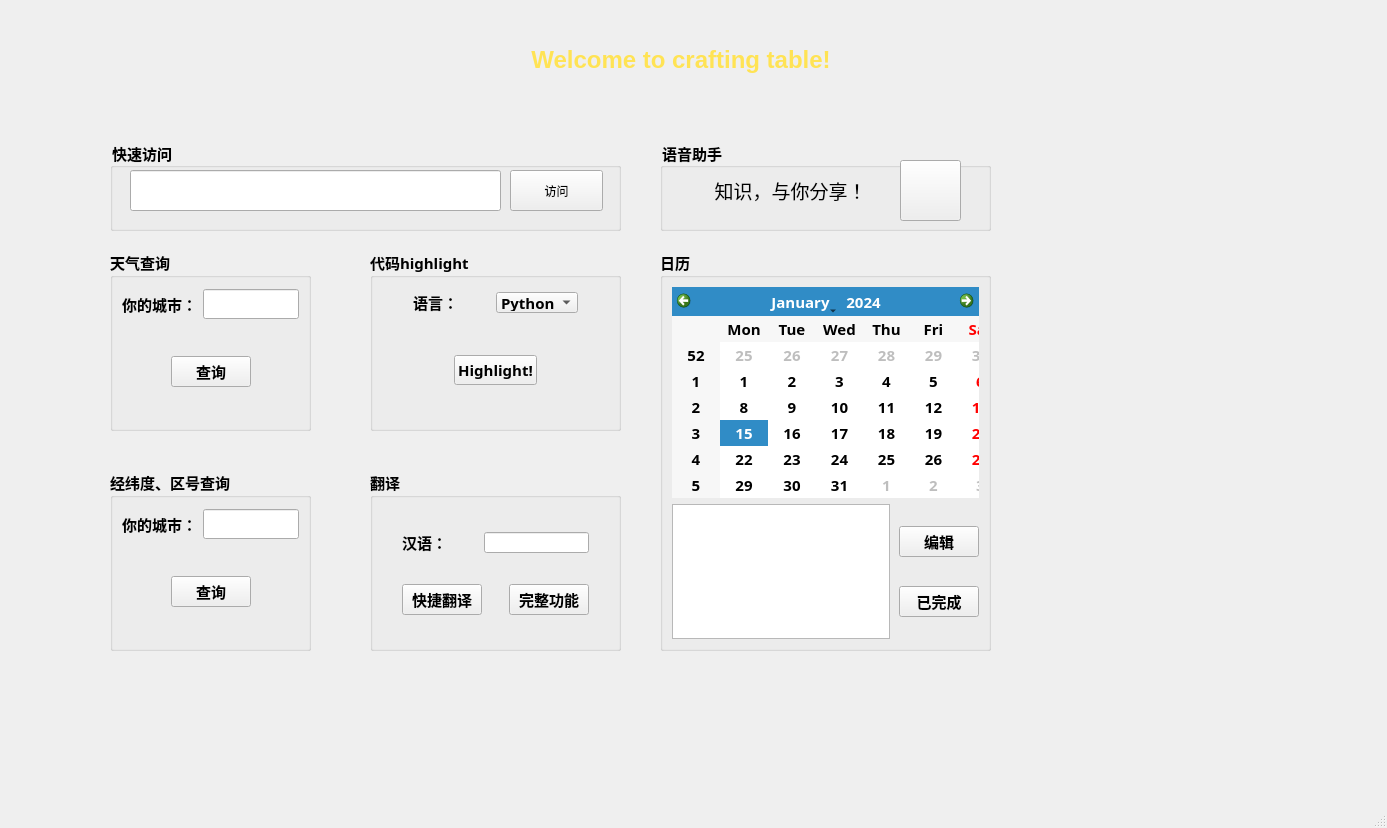
<?xml version="1.0" encoding="UTF-8"?>
<ui version="4.0">
 <class>MainWindow</class>
 <widget class="QMainWindow" name="MainWindow">
  <property name="geometry">
   <rect>
    <x>0</x>
    <y>0</y>
    <width>1387</width>
    <height>828</height>
   </rect>
  </property>
  <property name="windowTitle">
   <string>MainWindow</string>
  </property>
  <property name="styleSheet">
   <string notr="true">#MainWindow{border-image: url(:/t1_background/b2.jpg)}
</string>
  </property>
  <widget class="QWidget" name="centralwidget">
   <widget class="QGroupBox" name="groupBox">
    <property name="enabled">
     <bool>true</bool>
    </property>
    <property name="geometry">
     <rect>
      <x>110</x>
      <y>250</y>
      <width>201</width>
      <height>181</height>
     </rect>
    </property>
    <property name="font">
     <font>
      <family>华文仿宋</family>
      <pointsize>11</pointsize>
      <weight>75</weight>
      <bold>true</bold>
     </font>
    </property>
    <property name="styleSheet">
     <string notr="true"/>
    </property>
    <property name="title">
     <string>天气查询</string>
    </property>
    <layout class="QVBoxLayout" name="verticalLayout_2">
     <item>
      <spacer name="verticalSpacer_2">
       <property name="orientation">
        <enum>Qt::Vertical</enum>
       </property>
       <property name="sizeHint" stdset="0">
        <size>
         <width>20</width>
         <height>10</height>
        </size>
       </property>
      </spacer>
     </item>
     <item>
      <layout class="QHBoxLayout" name="horizontalLayout_5">
       <item>
        <spacer name="horizontalSpacer_6">
         <property name="orientation">
          <enum>Qt::Horizontal</enum>
         </property>
         <property name="sizeHint" stdset="0">
          <size>
           <width>40</width>
           <height>20</height>
          </size>
         </property>
        </spacer>
       </item>
       <item>
        <layout class="QVBoxLayout" name="verticalLayout">
         <item>
          <layout class="QHBoxLayout" name="horizontalLayout_3">
           <item>
            <widget class="QLabel" name="label_2">
             <property name="text">
              <string>你的城市：</string>
             </property>
            </widget>
           </item>
           <item>
            <spacer name="horizontalSpacer_3">
             <property name="orientation">
              <enum>Qt::Horizontal</enum>
             </property>
             <property name="sizeHint" stdset="0">
              <size>
               <width>40</width>
               <height>20</height>
              </size>
             </property>
            </spacer>
           </item>
           <item>
            <widget class="QLineEdit" name="weatherEdit">
             <property name="styleSheet">
              <string notr="true">color: rgb(0, 0, 0);</string>
             </property>
             <property name="text">
              <string/>
             </property>
            </widget>
           </item>
          </layout>
         </item>
         <item>
          <spacer name="verticalSpacer">
           <property name="orientation">
            <enum>Qt::Vertical</enum>
           </property>
           <property name="sizeHint" stdset="0">
            <size>
             <width>20</width>
             <height>40</height>
            </size>
           </property>
          </spacer>
         </item>
         <item>
          <layout class="QHBoxLayout" name="horizontalLayout_4">
           <item>
            <spacer name="horizontalSpacer_4">
             <property name="orientation">
              <enum>Qt::Horizontal</enum>
             </property>
             <property name="sizeHint" stdset="0">
              <size>
               <width>40</width>
               <height>20</height>
              </size>
             </property>
            </spacer>
           </item>
           <item>
            <widget class="QPushButton" name="pushButton">
             <property name="styleSheet">
              <string notr="true">color: rgb(0, 0, 0);</string>
             </property>
             <property name="text">
              <string>查询</string>
             </property>
            </widget>
           </item>
           <item>
            <spacer name="horizontalSpacer_5">
             <property name="orientation">
              <enum>Qt::Horizontal</enum>
             </property>
             <property name="sizeHint" stdset="0">
              <size>
               <width>40</width>
               <height>20</height>
              </size>
             </property>
            </spacer>
           </item>
          </layout>
         </item>
        </layout>
       </item>
       <item>
        <spacer name="horizontalSpacer_7">
         <property name="orientation">
          <enum>Qt::Horizontal</enum>
         </property>
         <property name="sizeHint" stdset="0">
          <size>
           <width>40</width>
           <height>20</height>
          </size>
         </property>
        </spacer>
       </item>
      </layout>
     </item>
     <item>
      <spacer name="verticalSpacer_3">
       <property name="orientation">
        <enum>Qt::Vertical</enum>
       </property>
       <property name="sizeHint" stdset="0">
        <size>
         <width>20</width>
         <height>40</height>
        </size>
       </property>
      </spacer>
     </item>
    </layout>
   </widget>
   <widget class="QGroupBox" name="groupBox_2">
    <property name="geometry">
     <rect>
      <x>110</x>
      <y>470</y>
      <width>201</width>
      <height>181</height>
     </rect>
    </property>
    <property name="font">
     <font>
      <family>华文仿宋</family>
      <pointsize>11</pointsize>
      <weight>75</weight>
      <bold>true</bold>
     </font>
    </property>
    <property name="styleSheet">
     <string notr="true"/>
    </property>
    <property name="title">
     <string>经纬度、区号查询</string>
    </property>
    <layout class="QVBoxLayout" name="verticalLayout_3">
     <item>
      <spacer name="verticalSpacer_5">
       <property name="orientation">
        <enum>Qt::Vertical</enum>
       </property>
       <property name="sizeHint" stdset="0">
        <size>
         <width>20</width>
         <height>10</height>
        </size>
       </property>
      </spacer>
     </item>
     <item>
      <layout class="QHBoxLayout" name="horizontalLayout_6">
       <item>
        <spacer name="horizontalSpacer_9">
         <property name="orientation">
          <enum>Qt::Horizontal</enum>
         </property>
         <property name="sizeHint" stdset="0">
          <size>
           <width>40</width>
           <height>20</height>
          </size>
         </property>
        </spacer>
       </item>
       <item>
        <layout class="QVBoxLayout" name="verticalLayout_4">
         <item>
          <layout class="QHBoxLayout" name="horizontalLayout_7">
           <item>
            <widget class="QLabel" name="label_3">
             <property name="text">
              <string>你的城市：</string>
             </property>
            </widget>
           </item>
           <item>
            <spacer name="horizontalSpacer_10">
             <property name="orientation">
              <enum>Qt::Horizontal</enum>
             </property>
             <property name="sizeHint" stdset="0">
              <size>
               <width>40</width>
               <height>20</height>
              </size>
             </property>
            </spacer>
           </item>
           <item>
            <widget class="QLineEdit" name="lineEdit_2">
             <property name="styleSheet">
              <string notr="true">color: rgb(0, 0, 0);</string>
             </property>
             <property name="text">
              <string/>
             </property>
            </widget>
           </item>
          </layout>
         </item>
         <item>
          <spacer name="verticalSpacer_6">
           <property name="orientation">
            <enum>Qt::Vertical</enum>
           </property>
           <property name="sizeHint" stdset="0">
            <size>
             <width>20</width>
             <height>40</height>
            </size>
           </property>
          </spacer>
         </item>
         <item>
          <layout class="QHBoxLayout" name="horizontalLayout_8">
           <item>
            <spacer name="horizontalSpacer_11">
             <property name="orientation">
              <enum>Qt::Horizontal</enum>
             </property>
             <property name="sizeHint" stdset="0">
              <size>
               <width>40</width>
               <height>20</height>
              </size>
             </property>
            </spacer>
           </item>
           <item>
            <widget class="QPushButton" name="pushButton_2">
             <property name="styleSheet">
              <string notr="true">color: rgb(0, 0, 0);</string>
             </property>
             <property name="text">
              <string>查询</string>
             </property>
            </widget>
           </item>
           <item>
            <spacer name="horizontalSpacer_12">
             <property name="orientation">
              <enum>Qt::Horizontal</enum>
             </property>
             <property name="sizeHint" stdset="0">
              <size>
               <width>40</width>
               <height>20</height>
              </size>
             </property>
            </spacer>
           </item>
          </layout>
         </item>
        </layout>
       </item>
       <item>
        <spacer name="horizontalSpacer_13">
         <property name="orientation">
          <enum>Qt::Horizontal</enum>
         </property>
         <property name="sizeHint" stdset="0">
          <size>
           <width>40</width>
           <height>20</height>
          </size>
         </property>
        </spacer>
       </item>
      </layout>
     </item>
     <item>
      <spacer name="verticalSpacer_7">
       <property name="orientation">
        <enum>Qt::Vertical</enum>
       </property>
       <property name="sizeHint" stdset="0">
        <size>
         <width>20</width>
         <height>40</height>
        </size>
       </property>
      </spacer>
     </item>
    </layout>
   </widget>
   <widget class="QGroupBox" name="groupBox_3">
    <property name="geometry">
     <rect>
      <x>370</x>
      <y>250</y>
      <width>251</width>
      <height>181</height>
     </rect>
    </property>
    <property name="font">
     <font>
      <family>华文仿宋</family>
      <pointsize>11</pointsize>
      <weight>75</weight>
      <bold>true</bold>
     </font>
    </property>
    <property name="styleSheet">
     <string notr="true"/>
    </property>
    <property name="title">
     <string>代码highlight</string>
    </property>
    <layout class="QVBoxLayout" name="verticalLayout_5">
     <item>
      <spacer name="verticalSpacer_8">
       <property name="orientation">
        <enum>Qt::Vertical</enum>
       </property>
       <property name="sizeHint" stdset="0">
        <size>
         <width>20</width>
         <height>10</height>
        </size>
       </property>
      </spacer>
     </item>
     <item>
      <layout class="QHBoxLayout" name="horizontalLayout_9">
       <item>
        <spacer name="horizontalSpacer_14">
         <property name="orientation">
          <enum>Qt::Horizontal</enum>
         </property>
         <property name="sizeHint" stdset="0">
          <size>
           <width>40</width>
           <height>20</height>
          </size>
         </property>
        </spacer>
       </item>
       <item>
        <layout class="QVBoxLayout" name="verticalLayout_6">
         <item>
          <layout class="QHBoxLayout" name="horizontalLayout_10">
           <item>
            <widget class="QLabel" name="label_4">
             <property name="text">
              <string>语言：</string>
             </property>
            </widget>
           </item>
           <item>
            <spacer name="horizontalSpacer_15">
             <property name="orientation">
              <enum>Qt::Horizontal</enum>
             </property>
             <property name="sizeHint" stdset="0">
              <size>
               <width>40</width>
               <height>20</height>
              </size>
             </property>
            </spacer>
           </item>
           <item>
            <widget class="QComboBox" name="comboBox">
             <property name="maximumSize">
              <size>
               <width>141</width>
               <height>21</height>
              </size>
             </property>
             <property name="styleSheet">
              <string notr="true">color: rgb(0, 0, 0);</string>
             </property>
             <item>
              <property name="text">
               <string>Python</string>
              </property>
             </item>
             <item>
              <property name="text">
               <string>Java</string>
              </property>
             </item>
             <item>
              <property name="text">
               <string>C++</string>
              </property>
             </item>
             <item>
              <property name="text">
               <string>Html</string>
              </property>
             </item>
            </widget>
           </item>
          </layout>
         </item>
         <item>
          <spacer name="verticalSpacer_9">
           <property name="orientation">
            <enum>Qt::Vertical</enum>
           </property>
           <property name="sizeHint" stdset="0">
            <size>
             <width>20</width>
             <height>40</height>
            </size>
           </property>
          </spacer>
         </item>
         <item>
          <layout class="QHBoxLayout" name="horizontalLayout_11">
           <item>
            <spacer name="horizontalSpacer_16">
             <property name="orientation">
              <enum>Qt::Horizontal</enum>
             </property>
             <property name="sizeHint" stdset="0">
              <size>
               <width>40</width>
               <height>20</height>
              </size>
             </property>
            </spacer>
           </item>
           <item>
            <widget class="QPushButton" name="pushButton_3">
             <property name="styleSheet">
              <string notr="true">color: rgb(0, 0, 0);</string>
             </property>
             <property name="text">
              <string>Highlight!</string>
             </property>
            </widget>
           </item>
           <item>
            <spacer name="horizontalSpacer_17">
             <property name="orientation">
              <enum>Qt::Horizontal</enum>
             </property>
             <property name="sizeHint" stdset="0">
              <size>
               <width>40</width>
               <height>20</height>
              </size>
             </property>
            </spacer>
           </item>
          </layout>
         </item>
        </layout>
       </item>
       <item>
        <spacer name="horizontalSpacer_18">
         <property name="orientation">
          <enum>Qt::Horizontal</enum>
         </property>
         <property name="sizeHint" stdset="0">
          <size>
           <width>40</width>
           <height>20</height>
          </size>
         </property>
        </spacer>
       </item>
      </layout>
     </item>
     <item>
      <spacer name="verticalSpacer_10">
       <property name="orientation">
        <enum>Qt::Vertical</enum>
       </property>
       <property name="sizeHint" stdset="0">
        <size>
         <width>20</width>
         <height>40</height>
        </size>
       </property>
      </spacer>
     </item>
    </layout>
   </widget>
   <widget class="QWidget" name="layoutWidget">
    <property name="geometry">
     <rect>
      <x>80</x>
      <y>10</y>
      <width>1201</width>
      <height>101</height>
     </rect>
    </property>
    <layout class="QHBoxLayout" name="horizontalLayout">
     <item>
      <spacer name="horizontalSpacer">
       <property name="orientation">
        <enum>Qt::Horizontal</enum>
       </property>
       <property name="sizeHint" stdset="0">
        <size>
         <width>40</width>
         <height>20</height>
        </size>
       </property>
      </spacer>
     </item>
     <item>
      <widget class="QLabel" name="label">
       <property name="text">
        <string>&lt;html&gt;&lt;head/&gt;&lt;body&gt;&lt;p align=&quot;center&quot;&gt;&lt;span style=&quot; font-size:18pt; font-weight:600; color:#ffe354;&quot;&gt;Welcome to crafting table!&lt;/span&gt;&lt;/p&gt;&lt;/body&gt;&lt;/html&gt;</string>
       </property>
       <property name="alignment">
        <set>Qt::AlignCenter</set>
       </property>
      </widget>
     </item>
     <item>
      <spacer name="horizontalSpacer_2">
       <property name="orientation">
        <enum>Qt::Horizontal</enum>
       </property>
       <property name="sizeHint" stdset="0">
        <size>
         <width>40</width>
         <height>20</height>
        </size>
       </property>
      </spacer>
     </item>
    </layout>
   </widget>
   <widget class="QGroupBox" name="groupBox_4">
    <property name="geometry">
     <rect>
      <x>370</x>
      <y>470</y>
      <width>251</width>
      <height>181</height>
     </rect>
    </property>
    <property name="font">
     <font>
      <family>华文仿宋</family>
      <pointsize>11</pointsize>
      <weight>75</weight>
      <bold>true</bold>
     </font>
    </property>
    <property name="styleSheet">
     <string notr="true"/>
    </property>
    <property name="title">
     <string>翻译</string>
    </property>
    <layout class="QVBoxLayout" name="verticalLayout_8">
     <item>
      <spacer name="verticalSpacer_11">
       <property name="orientation">
        <enum>Qt::Vertical</enum>
       </property>
       <property name="sizeHint" stdset="0">
        <size>
         <width>20</width>
         <height>3</height>
        </size>
       </property>
      </spacer>
     </item>
     <item>
      <layout class="QHBoxLayout" name="horizontalLayout_13">
       <item>
        <spacer name="horizontalSpacer_20">
         <property name="orientation">
          <enum>Qt::Horizontal</enum>
         </property>
         <property name="sizeHint" stdset="0">
          <size>
           <width>40</width>
           <height>20</height>
          </size>
         </property>
        </spacer>
       </item>
       <item>
        <layout class="QVBoxLayout" name="verticalLayout_7">
         <item>
          <spacer name="verticalSpacer_19">
           <property name="orientation">
            <enum>Qt::Vertical</enum>
           </property>
           <property name="sizeHint" stdset="0">
            <size>
             <width>20</width>
             <height>40</height>
            </size>
           </property>
          </spacer>
         </item>
         <item>
          <layout class="QHBoxLayout" name="horizontalLayout_2">
           <item>
            <widget class="QLabel" name="label_5">
             <property name="text">
              <string>汉语：</string>
             </property>
            </widget>
           </item>
           <item>
            <spacer name="horizontalSpacer_8">
             <property name="orientation">
              <enum>Qt::Horizontal</enum>
             </property>
             <property name="sizeHint" stdset="0">
              <size>
               <width>40</width>
               <height>20</height>
              </size>
             </property>
            </spacer>
           </item>
           <item>
            <widget class="QLineEdit" name="lineEdit_3">
             <property name="maximumSize">
              <size>
               <width>113</width>
               <height>21</height>
              </size>
             </property>
            </widget>
           </item>
          </layout>
         </item>
         <item>
          <spacer name="verticalSpacer_4">
           <property name="orientation">
            <enum>Qt::Vertical</enum>
           </property>
           <property name="sizeHint" stdset="0">
            <size>
             <width>20</width>
             <height>40</height>
            </size>
           </property>
          </spacer>
         </item>
         <item>
          <layout class="QHBoxLayout" name="horizontalLayout_12">
           <item>
            <widget class="QPushButton" name="pushButton_4">
             <property name="maximumSize">
              <size>
               <width>93</width>
               <height>16777215</height>
              </size>
             </property>
             <property name="styleSheet">
              <string notr="true">color: rgb(0, 0, 0);</string>
             </property>
             <property name="text">
              <string>快捷翻译</string>
             </property>
            </widget>
           </item>
           <item>
            <spacer name="horizontalSpacer_19">
             <property name="orientation">
              <enum>Qt::Horizontal</enum>
             </property>
             <property name="sizeHint" stdset="0">
              <size>
               <width>40</width>
               <height>20</height>
              </size>
             </property>
            </spacer>
           </item>
           <item>
            <widget class="QPushButton" name="pushButton_5">
             <property name="styleSheet">
              <string notr="true">color: rgb(0, 0, 0);</string>
             </property>
             <property name="text">
              <string>完整功能</string>
             </property>
            </widget>
           </item>
          </layout>
         </item>
         <item>
          <spacer name="verticalSpacer_20">
           <property name="orientation">
            <enum>Qt::Vertical</enum>
           </property>
           <property name="sizeHint" stdset="0">
            <size>
             <width>20</width>
             <height>40</height>
            </size>
           </property>
          </spacer>
         </item>
        </layout>
       </item>
       <item>
        <spacer name="horizontalSpacer_21">
         <property name="orientation">
          <enum>Qt::Horizontal</enum>
         </property>
         <property name="sizeHint" stdset="0">
          <size>
           <width>40</width>
           <height>20</height>
          </size>
         </property>
        </spacer>
       </item>
      </layout>
     </item>
     <item>
      <spacer name="verticalSpacer_12">
       <property name="orientation">
        <enum>Qt::Vertical</enum>
       </property>
       <property name="sizeHint" stdset="0">
        <size>
         <width>20</width>
         <height>3</height>
        </size>
       </property>
      </spacer>
     </item>
    </layout>
   </widget>
   <widget class="QGroupBox" name="groupBox_5">
    <property name="geometry">
     <rect>
      <x>660</x>
      <y>250</y>
      <width>331</width>
      <height>401</height>
     </rect>
    </property>
    <property name="font">
     <font>
      <family>华文仿宋</family>
      <pointsize>11</pointsize>
      <weight>75</weight>
      <bold>true</bold>
     </font>
    </property>
    <property name="styleSheet">
     <string notr="true"/>
    </property>
    <property name="title">
     <string>日历</string>
    </property>
    <layout class="QHBoxLayout" name="horizontalLayout_15">
     <item>
      <spacer name="horizontalSpacer_23">
       <property name="orientation">
        <enum>Qt::Horizontal</enum>
       </property>
       <property name="sizeHint" stdset="0">
        <size>
         <width>3</width>
         <height>20</height>
        </size>
       </property>
      </spacer>
     </item>
     <item>
      <layout class="QVBoxLayout" name="verticalLayout_10">
       <item>
        <spacer name="verticalSpacer_17">
         <property name="orientation">
          <enum>Qt::Vertical</enum>
         </property>
         <property name="sizeHint" stdset="0">
          <size>
           <width>20</width>
           <height>40</height>
          </size>
         </property>
        </spacer>
       </item>
       <item>
        <widget class="QCalendarWidget" name="calendarWidget">
         <property name="styleSheet">
          <string notr="true"/>
         </property>
        </widget>
       </item>
       <item>
        <spacer name="verticalSpacer_16">
         <property name="orientation">
          <enum>Qt::Vertical</enum>
         </property>
         <property name="sizeHint" stdset="0">
          <size>
           <width>20</width>
           <height>40</height>
          </size>
         </property>
        </spacer>
       </item>
       <item>
        <layout class="QHBoxLayout" name="horizontalLayout_14">
         <item>
          <widget class="QListView" name="listView">
           <property name="styleSheet">
            <string notr="true">color:rgb(0, 0, 0);</string>
           </property>
          </widget>
         </item>
         <item>
          <spacer name="horizontalSpacer_22">
           <property name="orientation">
            <enum>Qt::Horizontal</enum>
           </property>
           <property name="sizeHint" stdset="0">
            <size>
             <width>40</width>
             <height>20</height>
            </size>
           </property>
          </spacer>
         </item>
         <item>
          <layout class="QVBoxLayout" name="verticalLayout_9">
           <item>
            <spacer name="verticalSpacer_13">
             <property name="orientation">
              <enum>Qt::Vertical</enum>
             </property>
             <property name="sizeHint" stdset="0">
              <size>
               <width>20</width>
               <height>40</height>
              </size>
             </property>
            </spacer>
           </item>
           <item>
            <widget class="QPushButton" name="pushButton_6">
             <property name="styleSheet">
              <string notr="true">color:rgb(0, 0, 0);</string>
             </property>
             <property name="text">
              <string>编辑</string>
             </property>
            </widget>
           </item>
           <item>
            <spacer name="verticalSpacer_14">
             <property name="orientation">
              <enum>Qt::Vertical</enum>
             </property>
             <property name="sizeHint" stdset="0">
              <size>
               <width>20</width>
               <height>40</height>
              </size>
             </property>
            </spacer>
           </item>
           <item>
            <widget class="QPushButton" name="pushButton_7">
             <property name="styleSheet">
              <string notr="true">color:rgb(0, 0, 0);</string>
             </property>
             <property name="text">
              <string>已完成</string>
             </property>
            </widget>
           </item>
           <item>
            <spacer name="verticalSpacer_15">
             <property name="orientation">
              <enum>Qt::Vertical</enum>
             </property>
             <property name="sizeHint" stdset="0">
              <size>
               <width>20</width>
               <height>40</height>
              </size>
             </property>
            </spacer>
           </item>
          </layout>
         </item>
        </layout>
       </item>
       <item>
        <spacer name="verticalSpacer_18">
         <property name="orientation">
          <enum>Qt::Vertical</enum>
         </property>
         <property name="sizeHint" stdset="0">
          <size>
           <width>20</width>
           <height>40</height>
          </size>
         </property>
        </spacer>
       </item>
      </layout>
     </item>
     <item>
      <spacer name="horizontalSpacer_24">
       <property name="orientation">
        <enum>Qt::Horizontal</enum>
       </property>
       <property name="sizeHint" stdset="0">
        <size>
         <width>3</width>
         <height>20</height>
        </size>
       </property>
      </spacer>
     </item>
    </layout>
   </widget>
   <widget class="QGroupBox" name="groupBox_6">
    <property name="geometry">
     <rect>
      <x>110</x>
      <y>140</y>
      <width>511</width>
      <height>91</height>
     </rect>
    </property>
    <property name="font">
     <font>
      <family>华文仿宋</family>
      <pointsize>11</pointsize>
      <weight>75</weight>
      <bold>true</bold>
     </font>
    </property>
    <property name="styleSheet">
     <string notr="true">color:rgb(0, 0, 0);</string>
    </property>
    <property name="title">
     <string>快速访问</string>
    </property>
    <widget class="QLineEdit" name="lineEdit_4">
     <property name="geometry">
      <rect>
       <x>20</x>
       <y>30</y>
       <width>371</width>
       <height>41</height>
      </rect>
     </property>
     <property name="styleSheet">
      <string notr="true">color:rgb(0, 0, 0);</string>
     </property>
    </widget>
    <widget class="QPushButton" name="pushButton_8">
     <property name="geometry">
      <rect>
       <x>400</x>
       <y>30</y>
       <width>93</width>
       <height>41</height>
      </rect>
     </property>
     <property name="styleSheet">
      <string notr="true">color:rgb(0, 0, 0);</string>
     </property>
     <property name="text">
      <string>访问</string>
     </property>
    </widget>
   </widget>
   <widget class="QGroupBox" name="groupBox_7">
    <property name="geometry">
     <rect>
      <x>660</x>
      <y>140</y>
      <width>331</width>
      <height>91</height>
     </rect>
    </property>
    <property name="font">
     <font>
      <family>华文仿宋</family>
      <pointsize>11</pointsize>
      <weight>75</weight>
      <bold>true</bold>
     </font>
    </property>
    <property name="styleSheet">
     <string notr="true">color:rgb(0, 0, 0);</string>
    </property>
    <property name="title">
     <string>语音助手</string>
    </property>
    <widget class="QLabel" name="label_6">
     <property name="geometry">
      <rect>
       <x>40</x>
       <y>30</y>
       <width>181</width>
       <height>41</height>
      </rect>
     </property>
     <property name="font">
      <font>
       <family>华文行楷</family>
       <pointsize>11</pointsize>
      </font>
     </property>
     <property name="text">
      <string>&lt;html&gt;&lt;head/&gt;&lt;body&gt;&lt;p align=&quot;center&quot;&gt;&lt;span style=&quot; font-size:14pt;&quot;&gt;知识，与你分享！&lt;/span&gt;&lt;/p&gt;&lt;/body&gt;&lt;/html&gt;</string>
     </property>
    </widget>
    <widget class="QPushButton" name="pushButton_9">
     <property name="geometry">
      <rect>
       <x>240</x>
       <y>20</y>
       <width>61</width>
       <height>61</height>
      </rect>
     </property>
     <property name="styleSheet">
      <string notr="true">border-image: url(:/t1_background/纳西妲抽卡立绘.png);</string>
     </property>
     <property name="text">
      <string/>
     </property>
    </widget>
   </widget>
  </widget>
  <widget class="QMenuBar" name="menubar">
   <property name="geometry">
    <rect>
     <x>0</x>
     <y>0</y>
     <width>1387</width>
     <height>26</height>
    </rect>
   </property>
  </widget>
  <widget class="QStatusBar" name="statusbar"/>
 </widget>
 <resources>
  <include location="qt_resource/qt_pic_test1/pic1.qrc"/>
 </resources>
 <connections>
  <connection>
   <sender>pushButton</sender>
   <signal>clicked()</signal>
   <receiver>MainWindow</receiver>
   <slot>getWeather()</slot>
   <hints>
    <hint type="sourcelabel">
     <x>203</x>
     <y>394</y>
    </hint>
    <hint type="destinationlabel">
     <x>133</x>
     <y>468</y>
    </hint>
   </hints>
  </connection>
  <connection>
   <sender>pushButton_2</sender>
   <signal>clicked()</signal>
   <receiver>MainWindow</receiver>
   <slot>getGeo()</slot>
   <hints>
    <hint type="sourcelabel">
     <x>165</x>
     <y>618</y>
    </hint>
    <hint type="destinationlabel">
     <x>100</x>
     <y>706</y>
    </hint>
   </hints>
  </connection>
  <connection>
   <sender>pushButton_4</sender>
   <signal>clicked()</signal>
   <receiver>MainWindow</receiver>
   <slot>quickTrans()</slot>
   <hints>
    <hint type="sourcelabel">
     <x>426</x>
     <y>623</y>
    </hint>
    <hint type="destinationlabel">
     <x>374</x>
     <y>708</y>
    </hint>
   </hints>
  </connection>
  <connection>
   <sender>pushButton_5</sender>
   <signal>clicked()</signal>
   <receiver>MainWindow</receiver>
   <slot>getTrans()</slot>
   <hints>
    <hint type="sourcelabel">
     <x>589</x>
     <y>621</y>
    </hint>
    <hint type="destinationlabel">
     <x>516</x>
     <y>699</y>
    </hint>
   </hints>
  </connection>
  <connection>
   <sender>pushButton_9</sender>
   <signal>clicked()</signal>
   <receiver>MainWindow</receiver>
   <slot>gptYYDS()</slot>
   <hints>
    <hint type="sourcelabel">
     <x>940</x>
     <y>212</y>
    </hint>
    <hint type="destinationlabel">
     <x>1070</x>
     <y>214</y>
    </hint>
   </hints>
  </connection>
  <connection>
   <sender>pushButton_3</sender>
   <signal>clicked()</signal>
   <receiver>MainWindow</receiver>
   <slot>getHighlight()</slot>
   <hints>
    <hint type="sourcelabel">
     <x>496</x>
     <y>395</y>
    </hint>
    <hint type="destinationlabel">
     <x>375</x>
     <y>464</y>
    </hint>
   </hints>
  </connection>
  <connection>
   <sender>pushButton_8</sender>
   <signal>clicked()</signal>
   <receiver>MainWindow</receiver>
   <slot>quickLink()</slot>
   <hints>
    <hint type="sourcelabel">
     <x>579</x>
     <y>218</y>
    </hint>
    <hint type="destinationlabel">
     <x>648</x>
     <y>216</y>
    </hint>
   </hints>
  </connection>
 </connections>
 <slots>
  <slot>getWeather()</slot>
  <slot>getGeo()</slot>
  <slot>quickTrans()</slot>
  <slot>getTrans()</slot>
  <slot>gptYYDS()</slot>
  <slot>getHighlight()</slot>
  <slot>quickLink()</slot>
 </slots>
</ui>
